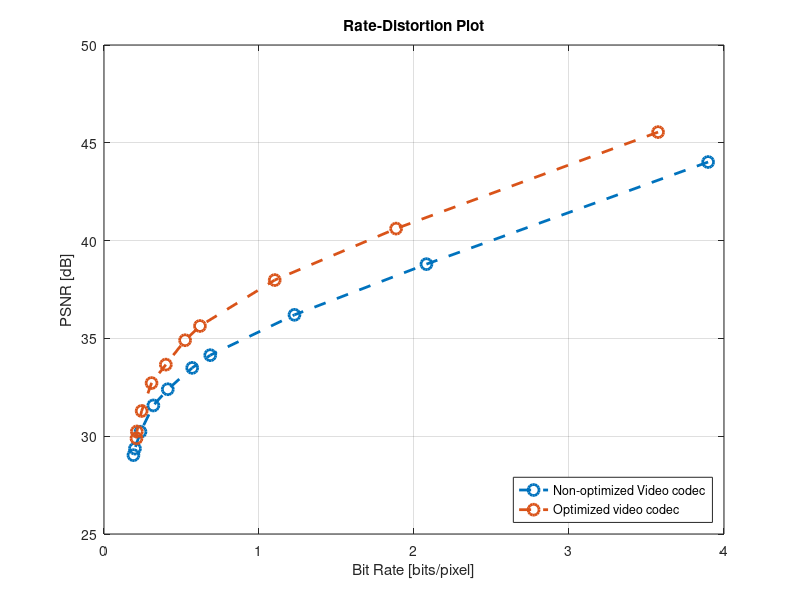

This figure's MATLAB source:
figure;
load video_codec_values
plot(BPP_mean_video, PSNR_mean_video, '--o', 'LineWidth' , 2, 'MarkerSize', 8);
% for i = 1 : length(scales_still)
%     text(BPP_mean_still(i) + 0.1, PSNR_mean_still(i), num2str(scales_still(i), '%.2f'));
% end

grid on
hold on


load video_codec_values_SSD_mul_optim_huff.mat
plot(BPP_mean_video, PSNR_mean_video, '--o', 'LineWidth' , 2, 'MarkerSize', 8);

legend('Non-optimized Video codec', 'Optimized video codec', 'Location', 'southeast');
title('Rate-Distortion Plot');
xlabel('Bit Rate [bits/pixel]');
ylabel('PSNR [dB]');